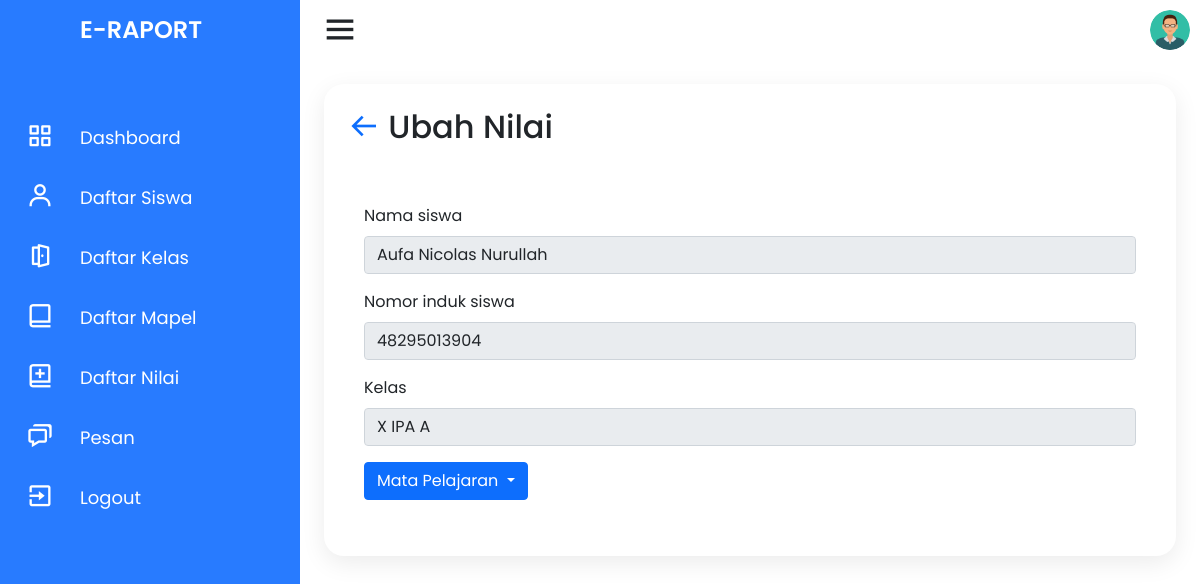
The app's page /guru/ubah-nilai?nis=48295013904 (signed in) with its own data.
### tables this page shows
CREATE TABLE `siswa` (
  `nis` varchar(11) NOT NULL,
  `nama_siswa` varchar(50) NOT NULL,
  `jenis_kelamin` enum('Laki-laki','Perempuan') NOT NULL,
  `alamat` text NOT NULL,
  `email` varchar(50) NOT NULL,
  `no_telp` varchar(14) NOT NULL,
  `agama` enum('Islam','Kristen','Katolik','Hindu','Buddha','Konghuchu') NOT NULL,
  `id_kelas` int(11) NOT NULL,
  `tanggal_lahir` date NOT NULL,
  `password` varchar(255) NOT NULL,
  PRIMARY KEY (`nis`),
  KEY `siswa_ibfk_1` (`id_kelas`),
  CONSTRAINT `siswa_ibfk_1` FOREIGN KEY (`id_kelas`) REFERENCES `kelas` (`id_kelas`) ON DELETE CASCADE ON UPDATE CASCADE
);

CREATE TABLE `kelas` (
  `id_kelas` int(11) NOT NULL AUTO_INCREMENT,
  `nama_kelas` varchar(30) NOT NULL,
  `nip` varchar(11) DEFAULT NULL,
  PRIMARY KEY (`id_kelas`),
  KEY `kelas_ibfk_1` (`nip`),
  CONSTRAINT `kelas_ibfk_1` FOREIGN KEY (`nip`) REFERENCES `guru` (`nip`) ON DELETE SET NULL ON UPDATE CASCADE
);

### model/siswa.php (called while the page is built, shortened)
<?php
require_once dirname(__FILE__) .'/../connection.php';
class Siswa {
    public function get_detail_siswa($nis)
    {
        global $conn;
        $query = "SELECT * FROM siswa WHERE nis = '$nis'";
        $result = $conn->query($query);
        if ($result) {
            if ($result->num_rows === 1) {
                $siswa = $result->fetch_assoc();
                return $siswa;
            }
        }
        return false;
    }
    public function get_kelas_siswa($nis)
    {
        global $conn;
        $query = "SELECT nama_kelas FROM siswa,kelas WHERE siswa.id_kelas=kelas.id_kelas AND nis=$nis";
        $result = $conn->query($query);
        if ($result && $result->num_rows > 0) {
            $row = $result->fetch_assoc();
            return $row['nama_kelas'];
        } else {
            return false;
        }
    }
}
?>

### guru/ubah-nilai.php (the view, shortened to what this page needs)
<?php
require_once dirname(__FILE__) . '/../model/guru.php';
require_once dirname(__FILE__) . '/../model/siswa.php';
$login_as = $_SESSION['login_as'];
if (isset($_GET['nis'])) {
    $siswaid = $_GET['nis'];
} else {
    header('location: daftar-nilai');
}
$siswa = new Siswa();
?>
<!DOCTYPE html>
<html lang="en" dir="ltr">
<head>
    <link rel="stylesheet" href="style.css">
    <link href='https://unpkg.com/boxicons@2.0.7/css/boxicons.min.css' rel='stylesheet'>
    <link href="https://cdn.jsdelivr.net/npm/bootstrap@5.1.3/dist/css/bootstrap.min.css" rel="stylesheet">
    <link rel="stylesheet" href="../assets/css/style.css">
</head>
<body>
    <div class="container">
        <div class="navigation">
            <ul>
                <li>
                    <a href="#">
                        <span class="icon"></span>
                        <h1 class="title">E-Raport</h1>
                    </a>
                </li>
                <li>
                    <a href="../index">
                        <span class="icon"><i class='bx bx-grid-alt'></i></span>
                        <span class="title">Dashboard</span>
                    </a>
                </li>
                <li>
                    <a href="daftar-siswa">
                        <span class="icon"><i class='bx bx-user'></i></span>
                        <span class="title">Daftar Siswa</span>
                    </a>
                </li>
                <li>
                    <a href="daftar-kelas">
                        <span class="icon"><i class='bx bx-door-open'></i></span>
                        <span class="title">Daftar Kelas</span>
                    </a>
                </li>
                <li>
                    <a href="daftar-mapel">
                        <span class="icon"><i class='bx bx-book-alt'></i></span>
                        <span class="title">Daftar Mapel</span>
                    </a>
                </li>
                <li>
                    <a href="daftar-nilai">
                        <span class="icon"><i class='bx bx-book-add'></i></span>
                        <span class="title">Daftar Nilai</span>
                    </a>
                </li>
                <li>
                    <a href="pesan">
                        <span class="icon"><i class='bx bx-chat'></i></span>
                        <span class="title">Pesan</span>
                    </a>
                </li>
                <li>
                    <a href="../logout">
                        <span class="icon"><i class='bx bx-exit'></i></span>
                        <span class="title">Logout</span>
                    </a>
                </li>
            </ul>
        </div>
    </div>
    <div class="main">
        <div class="topbar">
            <div class="toggle">
                <i class='bx bx-menu'></i>
            </div>
            <div class="user">
                                <?php
                if ($login_as == "siswa") {
                    $pp = "../assets/img/pp/std.png";
                } elseif ($login_as == "guru") {
                    $pp = "../assets/img/pp/guru.png";
                } elseif ($login_as == "admin") {
                    $pp = "../assets/img/pp/admin.png";
                }
                ?>
                <img src="<?php echo $pp; ?>" alt="user">
            </div>
        </div>
        <div class="konten">
            <h2 class="konten_title">
                <a href="./daftar-nilai" class="back-btn"><i class='bx bx-arrow-back'></i></a>
                Ubah Nilai
            </h2>
            <div class="konten_isi">
                <?php
                $result_siswa = $siswa->get_detail_siswa($siswaid);
                if ($result_siswa) {
                ?>
                    <form class="konten_ubah_nilai was-validated" id="form_ubah_nilai" name="form_nilai" action="../controller/action_nilai" method="post">
                        <div class="mb-3">
                            <label for="namaSiswa" class="form-label">Nama siswa</label>
                            <input type="text" class="form-control" id="namaSiswa" disabled value="<?php echo $result_siswa['nama_siswa']; ?>">
                        </div>
                        <div class="mb-3">
                            <label for="nomorIndukSiswa" class="form-label">Nomor induk siswa</label>
                            <input type="text" name="nis-disabled" class="form-control" id="nomorIndukSiswa" disabled value="<?php echo $result_siswa['nis']; ?>" placeholder="<?php echo $result_siswa['nis']; ?>">
                        </div>
                        <div class="mb-3">
                            <label for="kelasSiswa" class="form-label">Kelas</label>
                            <?php
                            $nama_kelas = $siswa->get_kelas_siswa($siswaid);
                            if ($nama_kelas) {
                            ?>
                                <input type="text" class="form-control" id="kelasSiswa" disabled value="<?php echo $nama_kelas; ?>">
                            <?php
                            }
                            ?>
                        </div>
                        <div class="mb-3">
                            <div class="dropdown">
                                <a class="btn btn-primary dropdown-toggle" href="#" role="button" id="dropdownMenuMapel" data-bs-toggle="dropdown" aria-expanded="false">
                                    Mata Pelajaran
                                </a>
                            </div>
                        </div>
        <?php
                    }
        ?>
            </div>
        </div>
    </div>
</body>
</html>

### assets/css/style.css (style rules this page uses)
* { margin: 0; padding: 0; box-sizing: border-box; font-family: 'Poppins', sans-serif; }
dl, ol, ul { padding: 0; margin: 0; }
:root { --blue: #287bff; --white: #fff; --grey: #f5f5f5; --black1: #222; --black2: #999; --pad-sm: 8px; --pad-md: 16px; --pad-lg: 24px; --pad-xl: 32px; --pad-xxl: 64px; }
body { min-height: 100vh; overflow-x: hidden; }
.container { position: relative; width: 100%; max-width: none; }
.navigation { left: 0; position: fixed; width: 300px; height: 100%; background: var(--blue); border-left: 10px solid var(--blue); transition: .5s; overflow: hidden; padding: 0; margin: 0; }
.navigation ul { position: absolute; top: 0; left: 0; width: 100%; }
.navigation ul li { position: relative; width: 100%; list-style: none; border-top-left-radius: 30px; border-bottom-left-radius: 30px; }
.navigation ul li:nth-child(1) { margin-bottom: 40px; pointer-events: none; }
.navigation ul li a { position: relative; display: block; width: 100%; display: flex; text-decoration: none; color: var(--white); }
.navigation ul li a .icon { position: relative; display: block; min-width: 60px; height: 60px; line-height: 70px; text-align: center; }
.navigation ul li a .icon .bx { font-size: 1.75em; }
.navigation ul li a .title { position: relative; display: block; padding: 0 10px; height: 60px; line-height: 60px; text-align: start; white-space: nowrap; font-size: 18px; }
.navigation ul li h1 { text-transform: uppercase; font-weight: 600; font-size: 24px !important; }
.main { position: absolute; width: calc(100% - 300px); left: 300px; min-height: 100vh; background: var(--white); transition: .5s; }
.topbar { width: 100%; height: 60px; display: flex; justify-content: space-between; align-items: center; padding: 0 10px; }
.toggle { position: relative; width: 60px; height: 60px; display: flex; justify-content: center; align-items: center; font-size: 2.5em; cursor: pointer; }
.user { position: relative; width: 40px; height: 40px; border-radius: 50%; overflow: hidden; cursor: pointer; }
.user img { position: absolute; top: 0; left: 0; width: 100%; height: auto; object-fit: cover; }
.konten { display: block; padding: var(--pad-lg); margin: var(--pad-lg); position: relative; background: var(--white); border-radius: 20px; box-shadow: 0 7px 25px rgba(0, 0, 0, 0.08); border: none; overflow: hidden; }
.konten .konten_isi { overflow: hidden; padding: var(--pad-sm); }
.konten .konten_title, .konten .konten_isi .konten_pengaturan, .konten .konten_isi .konten_table, .konten .konten_isi .konten_nav { margin-bottom: var(--pad-lg); }
.konten .konten_isi .dropdown, .konten .konten_isi .konten_table table .aksi a { margin-right: var(--pad-sm); }
.konten .konten_ubah_nilai { margin: var(--pad-lg) var(--pad-sm); }
.back-btn { vertical-align: middle; }

### records on screen
siswa: nama_siswa "Aufa Nicolas Nurullah", nis-disabled "48295013904"
kelas: nama_kelas "X IPA A"
